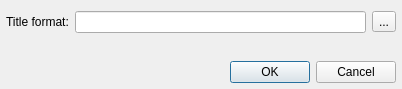
<?xml version="1.0" encoding="UTF-8"?>
<ui version="4.0">
 <class>HistorySettingsDialog</class>
 <widget class="QDialog" name="HistorySettingsDialog">
  <property name="geometry">
   <rect>
    <x>0</x>
    <y>0</y>
    <width>402</width>
    <height>89</height>
   </rect>
  </property>
  <property name="windowTitle">
   <string>Listening History Plugin Settings</string>
  </property>
  <layout class="QVBoxLayout" name="verticalLayout">
   <property name="leftMargin">
    <number>6</number>
   </property>
   <property name="rightMargin">
    <number>6</number>
   </property>
   <property name="bottomMargin">
    <number>6</number>
   </property>
   <item>
    <layout class="QHBoxLayout" name="horizontalLayout">
     <item>
      <widget class="QLabel" name="label_3">
       <property name="text">
        <string>Title format:</string>
       </property>
      </widget>
     </item>
     <item>
      <widget class="QLineEdit" name="titleLineEdit"/>
     </item>
     <item>
      <widget class="QToolButton" name="titleButton">
       <property name="text">
        <string>...</string>
       </property>
      </widget>
     </item>
    </layout>
   </item>
   <item>
    <spacer name="verticalSpacer">
     <property name="orientation">
      <enum>Qt::Vertical</enum>
     </property>
     <property name="sizeHint" stdset="0">
      <size>
       <width>20</width>
       <height>40</height>
      </size>
     </property>
    </spacer>
   </item>
   <item>
    <widget class="QDialogButtonBox" name="buttonBox">
     <property name="orientation">
      <enum>Qt::Horizontal</enum>
     </property>
     <property name="standardButtons">
      <set>QDialogButtonBox::Cancel|QDialogButtonBox::Ok</set>
     </property>
    </widget>
   </item>
  </layout>
 </widget>
 <resources/>
 <connections>
  <connection>
   <sender>buttonBox</sender>
   <signal>accepted()</signal>
   <receiver>HistorySettingsDialog</receiver>
   <slot>accept()</slot>
   <hints>
    <hint type="sourcelabel">
     <x>248</x>
     <y>254</y>
    </hint>
    <hint type="destinationlabel">
     <x>157</x>
     <y>274</y>
    </hint>
   </hints>
  </connection>
  <connection>
   <sender>buttonBox</sender>
   <signal>rejected()</signal>
   <receiver>HistorySettingsDialog</receiver>
   <slot>reject()</slot>
   <hints>
    <hint type="sourcelabel">
     <x>316</x>
     <y>260</y>
    </hint>
    <hint type="destinationlabel">
     <x>286</x>
     <y>274</y>
    </hint>
   </hints>
  </connection>
 </connections>
</ui>
